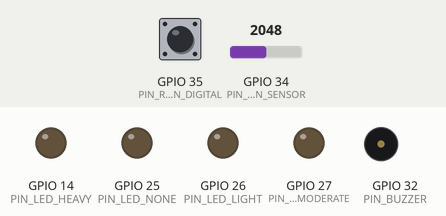
A sketch run on a simulated ESP32. Parts: output pins drawn as LEDs (lit = HIGH), buzzer (waves = sounding, pin HIGH). The inputs (shaded band) are chosen by the test bench; at power-on: GPIO 34 (PIN_RAIN_SENSOR) = 2048, GPIO 35 (PIN_RAIN_DIGITAL) HIGH (analog values on the 0–4095 scale). WiFi joins after 1.5 s; servers stay silent unless stated; network time is answered at once with the bench clock; the local clock reads 2024-03-15 10:24:30 at power-on unless the sketch sets it; what the sketch prints to the serial monitor is not drawn.

Above: at 3.5 s.
3.6 s: GPIO 34 (PIN_RAIN_SENSOR) set to 1537
At 5.3 s:
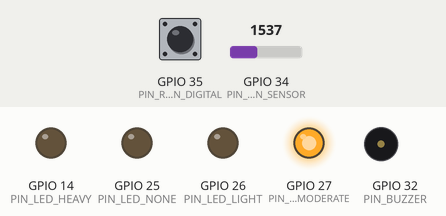
11.5 s: GPIO 34 (PIN_RAIN_SENSOR) set to 1470
At 15.1 s:
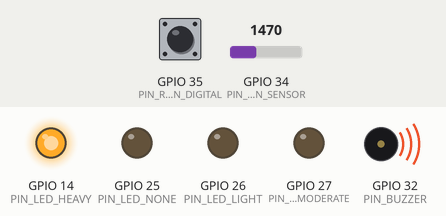
At 17.2 s:
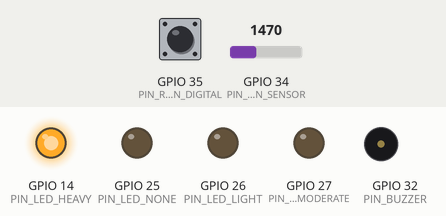
Timing chart, 0 to 37.4 s (numbered marks = the images above; inputs shaded):
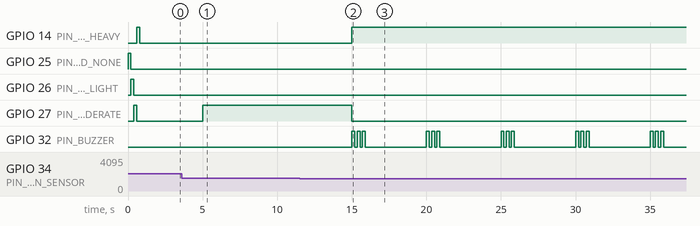

Measured:
- the behaviour switches between 1501 and 1500 on GPIO 34 (PIN_RAIN_SENSOR) (found by bisection; images 1 and 2)
- after the input at 11.5 s, GPIO 14 (PIN_LED_HEAVY): LOW → HIGH after 3.5 s; GPIO 27 (PIN_LED_MODERATE): HIGH → LOW after 3.5 s; GPIO 32 (PIN_BUZZER): LOW → HIGH after 3.5 s, then repeats every 5.0 s: 2 × (LOW 0.15 s, HIGH 0.20 s), LOW 4.1 s, HIGH 0.20 s

The sketch:

rain_detector.ino
```cpp
/**
 * rain_detector.ino
 *
 * IoT Rain Detector System – ESP32
 * =================================
 * Features:
 *   - Analog rain sensor reading via ESP32 ADC (12-bit, 0-4095)
 *   - Rainfall intensity classification: None / Light / Moderate / Heavy
 *   - Visual indicators via four LEDs (green, yellow, orange, red)
 *   - Audible alert via buzzer for heavy rainfall
 *   - Wi-Fi connectivity with automatic reconnection
 *   - Real-time logging to Firebase Realtime Database:
 *       /rain_current  – latest sensor snapshot (always overwritten)
 *       /rain_history  – timestamped log entries (up to MAX_HISTORY_ENTRIES)
 *
 * Required libraries (install via Arduino Library Manager):
 *   - Firebase ESP Client  by Mobizt  (≥ 4.x)
 *     https://github.com/mobizt/Firebase-ESP-Client
 *   - NTPClient             by Fabrice Weinberg
 *   - WiFi                  (bundled with ESP32 Arduino core)
 *
 * Configuration:
 *   Edit firebase_config.h before uploading.
 *
 * Board settings (Arduino IDE):
 *   Board  : ESP32 Dev Module (or your specific ESP32 variant)
 *   Upload Speed: 115200
 *   CPU Frequency: 240 MHz
 */

#include <Arduino.h>
#include <WiFi.h>
#include <NTPClient.h>
#include <WiFiUdp.h>
#include <Firebase_ESP_Client.h>

// Provide token generation and RTDB helper
#include "addons/TokenHelper.h"
#include "addons/RTDBHelper.h"

#include "firebase_config.h"

// ---------------------------------------------------------------------------
// Rainfall intensity levels
// ---------------------------------------------------------------------------
enum RainIntensity {
    RAIN_NONE     = 0,
    RAIN_LIGHT    = 1,
    RAIN_MODERATE = 2,
    RAIN_HEAVY    = 3
};

// Human-readable labels
const char* intensityLabel[] = {
    "None",
    "Light",
    "Moderate",
    "Heavy"
};

// ---------------------------------------------------------------------------
// Global objects
// ---------------------------------------------------------------------------
FirebaseData   fbdo;
FirebaseAuth   auth;
FirebaseConfig config;

WiFiUDP   ntpUDP;
NTPClient timeClient(ntpUDP, "pool.ntp.org", 0, 60000); // UTC

// ---------------------------------------------------------------------------
// State
// ---------------------------------------------------------------------------
static unsigned long lastSampleTime  = 0;
static bool          firebaseReady   = false;
static unsigned long historyIndex    = 0;   // monotonic key counter

// ---------------------------------------------------------------------------
// Forward declarations
// ---------------------------------------------------------------------------
void     connectWiFi();
void     initFirebase();
void     readAndProcess();
RainIntensity classifyIntensity(int rawADC);
void     updateLEDs(RainIntensity intensity);
void     triggerBuzzerAlert(RainIntensity intensity);
void     logToFirebase(int rawADC, float voltage, RainIntensity intensity,
                       bool digitalDetected, const String& timestamp);
String   getTimestamp();
void     pruneHistory();

// ---------------------------------------------------------------------------
// setup()
// ---------------------------------------------------------------------------
void setup() {
    Serial.begin(115200);
    Serial.println();
    Serial.println("=== IoT Rain Detector System (ESP32) ===");

    // Configure GPIO pins
    pinMode(PIN_LED_NONE,     OUTPUT);
    pinMode(PIN_LED_LIGHT,    OUTPUT);
    pinMode(PIN_LED_MODERATE, OUTPUT);
    pinMode(PIN_LED_HEAVY,    OUTPUT);
    pinMode(PIN_BUZZER,       OUTPUT);

    if (PIN_RAIN_DIGITAL >= 0) {
        pinMode(PIN_RAIN_DIGITAL, INPUT);
    }

    // ADC resolution: 12-bit (0–4095)
    analogReadResolution(12);
    // Use the internal 11 dB attenuation to allow 0–3.3 V range
    analogSetAttenuation(ADC_11db);

    // Startup LED test – cycle all LEDs once
    Serial.println("LED self-test...");
    const int testPins[] = {PIN_LED_NONE, PIN_LED_LIGHT, PIN_LED_MODERATE, PIN_LED_HEAVY};
    for (int pin : testPins) {
        digitalWrite(pin, HIGH);
        delay(200);
        digitalWrite(pin, LOW);
    }

    connectWiFi();
    timeClient.begin();

    initFirebase();

    Serial.println("Setup complete. Starting monitoring loop.");
}

// ---------------------------------------------------------------------------
// loop()
// ---------------------------------------------------------------------------
void loop() {
    // Keep NTP updated
    timeClient.update();

    // Reconnect Wi-Fi if needed
    if (WiFi.status() != WL_CONNECTED) {
        Serial.println("Wi-Fi lost – reconnecting...");
        connectWiFi();
    }

    // Refresh Firebase token when it is about to expire
    if (Firebase.isTokenExpired()) {
        Firebase.refreshToken(&config);
    }

    // Sample at configured interval
    unsigned long now = millis();
    if (now - lastSampleTime >= SAMPLE_INTERVAL_MS) {
        lastSampleTime = now;
        readAndProcess();
    }
}

// ---------------------------------------------------------------------------
// connectWiFi() – blocks until connected or times out (60 s)
// ---------------------------------------------------------------------------
void connectWiFi() {
    Serial.printf("Connecting to Wi-Fi: %s\n", WIFI_SSID);
    WiFi.mode(WIFI_STA);
    WiFi.begin(WIFI_SSID, WIFI_PASSWORD);

    unsigned long start = millis();
    while (WiFi.status() != WL_CONNECTED && millis() - start < 60000UL) {
        delay(500);
        Serial.print('.');
    }
    Serial.println();

    if (WiFi.status() == WL_CONNECTED) {
        Serial.printf("Wi-Fi connected. IP: %s\n",
                      WiFi.localIP().toString().c_str());
    } else {
        Serial.println("Wi-Fi connection failed. Continuing offline.");
    }
}

// ---------------------------------------------------------------------------
// initFirebase() – configure and authenticate with Firebase
// ---------------------------------------------------------------------------
void initFirebase() {
    config.api_key           = FIREBASE_API_KEY;
    config.database_url      = FIREBASE_HOST;
    config.token_status_callback = tokenStatusCallback; // from TokenHelper.h

    // Use email/password authentication when credentials are provided;
    // otherwise fall back to anonymous sign-in.
    if (strlen(FIREBASE_USER_EMAIL) > 0) {
        auth.user.email    = FIREBASE_USER_EMAIL;
        auth.user.password = FIREBASE_USER_PASSWORD;
    }

    Firebase.begin(&config, &auth);
    Firebase.reconnectWiFi(true);

    // Wait for authentication (up to 10 s)
    Serial.print("Authenticating with Firebase");
    unsigned long start = millis();
    while (!Firebase.ready() && millis() - start < 10000UL) {
        delay(500);
        Serial.print('.');
    }
    Serial.println();

    if (Firebase.ready()) {
        firebaseReady = true;
        Serial.println("Firebase ready.");
    } else {
        Serial.println("Firebase not ready – logging will be disabled.");
    }
}

// ---------------------------------------------------------------------------
// readAndProcess() – read sensor, update outputs, log to cloud
// ---------------------------------------------------------------------------
void readAndProcess() {
    // --- Analog reading ---
    int rawADC = analogRead(PIN_RAIN_SENSOR);
    // Convert to voltage (3.3 V reference, 12-bit ADC)
    float voltage = rawADC * (3.3f / 4095.0f);

    // --- Digital reading (if pin configured) ---
    bool digitalDetected = false;
    if (PIN_RAIN_DIGITAL >= 0) {
        digitalDetected = (digitalRead(PIN_RAIN_DIGITAL) == LOW);
    }

    // --- Classify intensity ---
    RainIntensity intensity = classifyIntensity(rawADC);

    // --- Serial output ---
    Serial.printf("[%s] ADC: %4d  Voltage: %.2fV  Intensity: %-8s  Digital: %s\n",
                  getTimestamp().c_str(),
                  rawADC, voltage,
                  intensityLabel[intensity],
                  digitalDetected ? "YES" : "no");

    // --- Update visual indicators ---
    updateLEDs(intensity);

    // --- Buzzer alert ---
    triggerBuzzerAlert(intensity);

    // --- Cloud logging ---
    if (firebaseReady && WiFi.status() == WL_CONNECTED) {
        logToFirebase(rawADC, voltage, intensity, digitalDetected, getTimestamp());
    }
}

// ---------------------------------------------------------------------------
// classifyIntensity() – map raw ADC value to RainIntensity enum
// ---------------------------------------------------------------------------
RainIntensity classifyIntensity(int rawADC) {
    if (rawADC > THRESHOLD_NONE) {
        return RAIN_NONE;
    } else if (rawADC > THRESHOLD_LIGHT) {
        return RAIN_LIGHT;
    } else if (rawADC > THRESHOLD_MODERATE) {
        return RAIN_MODERATE;
    } else {
        return RAIN_HEAVY;
    }
}

// ---------------------------------------------------------------------------
// updateLEDs() – turn on exactly the LED matching current intensity
// ---------------------------------------------------------------------------
void updateLEDs(RainIntensity intensity) {
    digitalWrite(PIN_LED_NONE,     intensity == RAIN_NONE     ? HIGH : LOW);
    digitalWrite(PIN_LED_LIGHT,    intensity == RAIN_LIGHT    ? HIGH : LOW);
    digitalWrite(PIN_LED_MODERATE, intensity == RAIN_MODERATE ? HIGH : LOW);
    digitalWrite(PIN_LED_HEAVY,    intensity == RAIN_HEAVY    ? HIGH : LOW);
}

// ---------------------------------------------------------------------------
// triggerBuzzerAlert() – beep buzzer only on heavy rain
// ---------------------------------------------------------------------------
void triggerBuzzerAlert(RainIntensity intensity) {
    if (intensity != RAIN_HEAVY) {
        digitalWrite(PIN_BUZZER, LOW);
        return;
    }

    for (int i = 0; i < ALERT_BEEP_COUNT; i++) {
        digitalWrite(PIN_BUZZER, HIGH);
        delay(ALERT_BEEP_ON_MS);
        digitalWrite(PIN_BUZZER, LOW);
        if (i < ALERT_BEEP_COUNT - 1) {
            delay(ALERT_BEEP_OFF_MS);
        }
    }
}

// ---------------------------------------------------------------------------
// logToFirebase() – write current snapshot and append to history
// ---------------------------------------------------------------------------
void logToFirebase(int rawADC, float voltage, RainIntensity intensity,
                   bool digitalDetected, const String& timestamp) {
    // --- /rain_current (always overwrite) ---
    FirebaseJson currentJson;
    currentJson.set("raw_adc",          rawADC);
    currentJson.set("voltage",          voltage);
    currentJson.set("intensity_code",   (int)intensity);
    currentJson.set("intensity_label",  intensityLabel[intensity]);
    currentJson.set("digital_detected", digitalDetected);
    currentJson.set("timestamp",        timestamp);

    if (!Firebase.RTDB.setJSON(&fbdo, "/rain_current", &currentJson)) {
        Serial.printf("Firebase /rain_current error: %s\n",
                      fbdo.errorReason().c_str());
    }

    // --- /rain_history/<index> (append) ---
    String histPath = "/rain_history/" + String(historyIndex++);

    FirebaseJson histJson;
    histJson.set("raw_adc",          rawADC);
    histJson.set("voltage",          voltage);
    histJson.set("intensity_code",   (int)intensity);
    histJson.set("intensity_label",  intensityLabel[intensity]);
    histJson.set("digital_detected", digitalDetected);
    histJson.set("timestamp",        timestamp);

    if (!Firebase.RTDB.setJSON(&fbdo, histPath.c_str(), &histJson)) {
        Serial.printf("Firebase %s error: %s\n",
                      histPath.c_str(), fbdo.errorReason().c_str());
    }

    // Prune old entries once history grows too large
    if (historyIndex > MAX_HISTORY_ENTRIES) {
        pruneHistory();
    }
}

// ---------------------------------------------------------------------------
// pruneHistory() – remove oldest history entries beyond MAX_HISTORY_ENTRIES
// ---------------------------------------------------------------------------
void pruneHistory() {
    if (historyIndex <= (unsigned long)MAX_HISTORY_ENTRIES) {
        return;
    }

    unsigned long oldest = historyIndex - MAX_HISTORY_ENTRIES;
    String prunePath = "/rain_history/" + String(oldest - 1);

    if (!Firebase.RTDB.deleteNode(&fbdo, prunePath.c_str())) {
        Serial.printf("Firebase prune error: %s\n",
                      fbdo.errorReason().c_str());
    }
}

// ---------------------------------------------------------------------------
// getTimestamp() – return ISO-8601 UTC string from NTP client
// ---------------------------------------------------------------------------
String getTimestamp() {
    time_t epochTime = (time_t)timeClient.getEpochTime();

    struct tm timeInfo;
    gmtime_r(&epochTime, &timeInfo);

    char buf[25];
    strftime(buf, sizeof(buf), "%Y-%m-%dT%H:%M:%SZ", &timeInfo);
    return String(buf);
}
```

firebase_config.h
```cpp
/**
 * firebase_config.h
 *
 * User-editable configuration for the IoT Rain Detector System.
 *
 * Before uploading the sketch, fill in:
 *   - Your Wi-Fi SSID and password
 *   - Your Firebase project URL (e.g. https://your-project-default-rtdb.firebaseio.com/)
 *   - Your Firebase Web API key (Project Settings → General → Web API Key)
 *
 * Pin assignments can also be adjusted here to match your wiring.
 */

#ifndef FIREBASE_CONFIG_H
#define FIREBASE_CONFIG_H

// ---------------------------------------------------------------------------
// Wi-Fi credentials
// ---------------------------------------------------------------------------
#define WIFI_SSID     "YOUR_WIFI_SSID"
#define WIFI_PASSWORD "YOUR_WIFI_PASSWORD"

// ---------------------------------------------------------------------------
// Firebase project settings
// ---------------------------------------------------------------------------
// Realtime Database URL (no trailing slash)
#define FIREBASE_HOST "https://YOUR_PROJECT_ID-default-rtdb.firebaseio.com"

// Web API key from Project Settings → General
#define FIREBASE_API_KEY "YOUR_FIREBASE_WEB_API_KEY"

// Firebase user credentials (can use anonymous auth or email/password auth).
// Leave blank if you set database rules to allow public read/write (not
// recommended for production).
#define FIREBASE_USER_EMAIL    ""
#define FIREBASE_USER_PASSWORD ""

// ---------------------------------------------------------------------------
// Hardware pin assignments (ESP32)
// ---------------------------------------------------------------------------

// Analog rain sensor output connected to an ADC-capable GPIO pin.
// Most ESP32 boards support ADC on GPIO 32–39.
#define PIN_RAIN_SENSOR   34   // Analog input  (ADC1_CH6)

// Digital output from the rain sensor module (LOW = rain detected).
// Not all modules expose this pin; set to -1 to disable.
#define PIN_RAIN_DIGITAL  35   // Digital input (active-LOW)

// LED indicators – drive through a current-limiting resistor (~220 Ω).
#define PIN_LED_NONE      25   // Green  – no rain
#define PIN_LED_LIGHT     26   // Yellow – light rain
#define PIN_LED_MODERATE  27   // Orange – moderate rain
#define PIN_LED_HEAVY     14   // Red    – heavy rain

// Buzzer (active buzzer or passive buzzer driven by PWM).
#define PIN_BUZZER        32   // Buzzer output

// ---------------------------------------------------------------------------
// Sampling & alert configuration
// ---------------------------------------------------------------------------

// How often (ms) to read the sensor and log to Firebase.
#define SAMPLE_INTERVAL_MS  5000UL   // 5 seconds

// ADC thresholds (0–4095 on 12-bit ESP32 ADC).
// Higher raw values typically mean less moisture (drier sensor).
// Adjust these thresholds to match your specific sensor.
#define THRESHOLD_NONE      3500     // Above this → no rain
#define THRESHOLD_LIGHT     2500     // Above this → light rain
#define THRESHOLD_MODERATE  1500     // Above this → moderate rain
                                     // At or below → heavy rain

// Number of buzzer beeps for a heavy-rain alert.
#define ALERT_BEEP_COUNT    3
#define ALERT_BEEP_ON_MS    200
#define ALERT_BEEP_OFF_MS   150

// Maximum history entries kept under /rain_history in Firebase.
// Older entries are pruned automatically.
#define MAX_HISTORY_ENTRIES 100

#endif // FIREBASE_CONFIG_H
```
